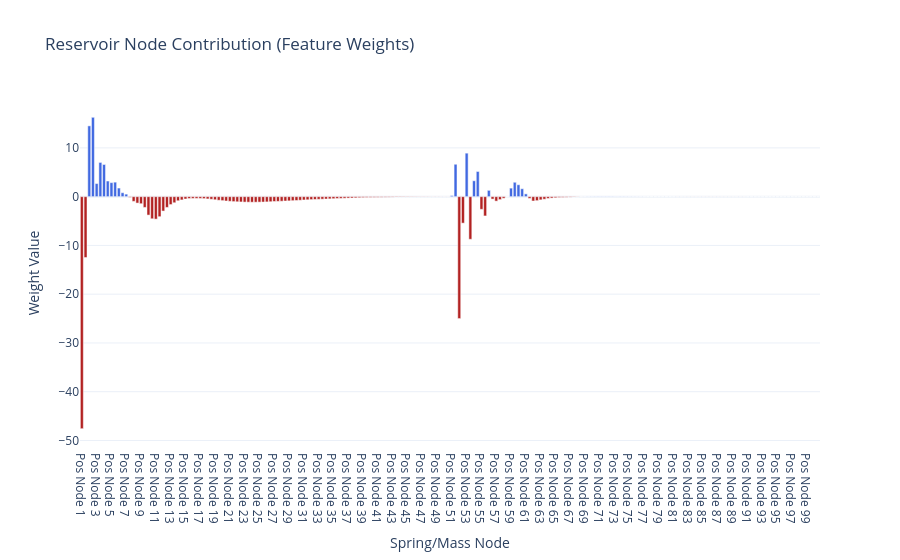
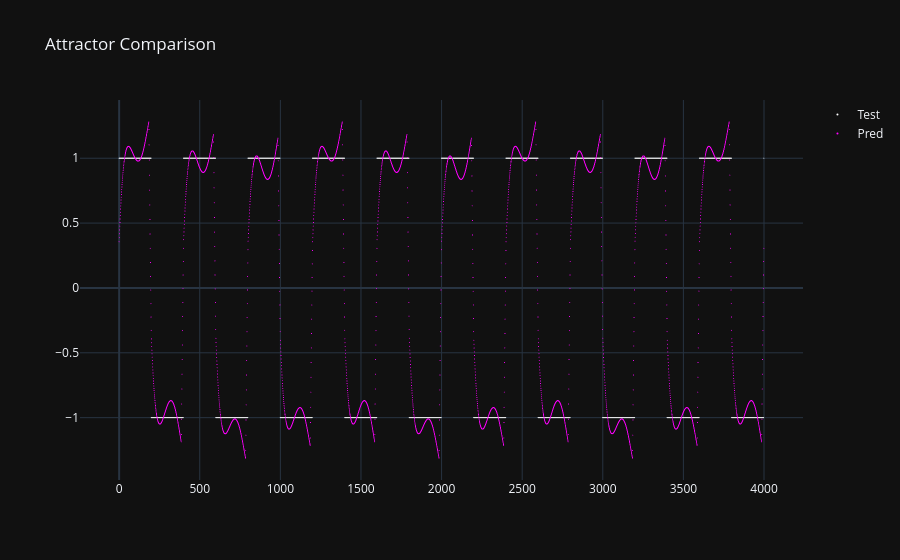

Here is the notebook cell these charts were saved with, in order:
### Code cell
weight_plot(model.coef_).show()
scatter_plot([Y_test, Y_pred]).show()
r_2_plots_grid(Y_test, Y_pred, ["Test", "Pred"]).show()

### Figure 1 — Plotly figure (JSON) as saved in the notebook; plotly's stock layout.template omitted (floating-point values rounded to 4 significant figures; data arrays with more than 128 entries replaced by an {"elided": "..."} marker saying what was removed)
{"data": [{"marker": {"color": {"elided": "200 str values"}}, "type": "bar", "x": {"elided": "200 str values"}, "y": {"elided": "200 float values"}}], "layout": {"title": {"text": "Reservoir Node Contribution (Feature Weights)"}, "xaxis": {"title": {"text": "Spring/Mass Node"}}, "yaxis": {"title": {"text": "Weight Value"}}}}

### Figure 2 — Plotly figure (JSON) as saved in the notebook; plotly's stock layout.template omitted (floating-point values rounded to 4 significant figures; data arrays with more than 128 entries replaced by an {"elided": "..."} marker saying what was removed)
{"data": [{"marker": {"color": "white", "size": 1}, "mode": "markers", "name": "Test", "type": "scattergl", "x": {"elided": "4000 int values"}, "y": {"elided": "4000 int values"}}, {"marker": {"color": "magenta", "size": 1}, "mode": "markers", "name": "Pred", "type": "scattergl", "x": {"elided": "4000 int values"}, "y": {"elided": "4000 float values"}}], "layout": {"title": {"text": "Attractor Comparison"}}}
